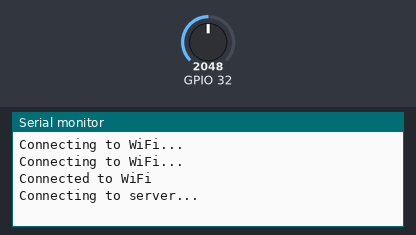
A sketch run on a simulated ESP32. Shown: the last lines printed to the serial monitor. Inputs (shaded band) come from the test bench; at power-on: GPIO 32 = 2048. WiFi joins after 1.5 s; servers stay silent unless stated.

Above: at 3.2 s.
3.3 s: GPIO 32 set to 2866
At 3.9 s:
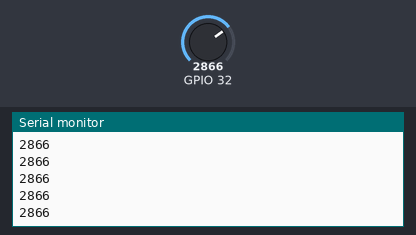
4.8 s: GPIO 32 set to 3603
At 4.8 s:
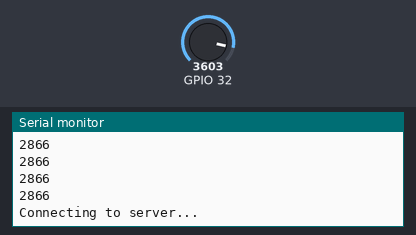
Timing chart, 0 to 7.8 s (numbered marks = the images above; inputs shaded):
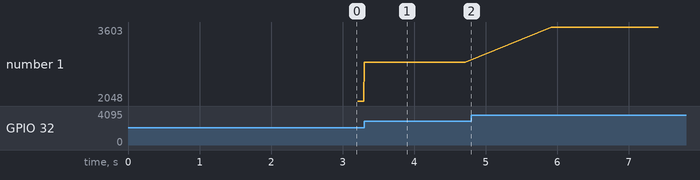

Measured:
- after the input at 3.3 s, the serial monitor: prints a new line at once (image 1)
- plotted number 1: 2048 → 2866 after the input at 3.3 s, 2866 → 3603 after the input at 4.8 s

The sketch:

WifiClient-ESP32.ino
```cpp
#include <WiFi.h>


void datasend(void);

const char *ssid = "YOUR_SSID";
const char *password = "YOUR_PASSWORD";
//const char *ssid = "YOUR_SSID_2";
//const char *password = "YOUR_PASSWORD_2";
//const char *server_ip = "192.168.43.1"; //python is server
const char *server_ip = "130.229.139.196"; //python is server
int server_port = 12345;

WiFiClient client;

void setup() {

  Serial.begin(115200);
  delay(10);

  // Set WiFi transmit power in dBm (between 0 and 20)
  WiFi.setTxPower(WIFI_POWER_19_5dBm );
  //  typedef enum {
  //    WIFI_POWER_19_5dBm = 78,// 19.5dBm
  //    WIFI_POWER_19dBm = 76,// 19dBm
  //    WIFI_POWER_18_5dBm = 74,// 18.5dBm
  //    WIFI_POWER_17dBm = 68,// 17dBm
  //    WIFI_POWER_15dBm = 60,// 15dBm
  //    WIFI_POWER_13dBm = 52,// 13dBm
  //    WIFI_POWER_11dBm = 44,// 11dBm
  //    WIFI_POWER_8_5dBm = 34,// 8.5dBm
  //    WIFI_POWER_7dBm = 28,// 7dBm
  //    WIFI_POWER_5dBm = 20,// 5dBm
  //    WIFI_POWER_2dBm = 8,// 2dBm
  //    WIFI_POWER_MINUS_1dBm = -4// -1dBm
  //} wifi_power_t;

  // Connect to WiFi
  WiFi.begin(ssid, password);
  while (WiFi.status() != WL_CONNECTED) {
    delay(1000);
    Serial.println("Connecting to WiFi...");
  }
  Serial.println("Connected to WiFi");

}


void loop() {

  // Not connect to the server
  if (!client.connected()) {

    Serial.println("Connecting to server...");
    delay(1000);
    if (client.connect(server_ip, server_port)) {
      Serial.println("Connected to server");
      client.println("Hello from ESP32!"); // Send data to the server
    }
    else {
      Serial.println("Connection failed");
    }
  }
  // connected to the server
  else {
    datasend();
  }
}


int bufferSize=50; 	// Calculate the required buffer size
int num; 			// number of bytes to sent through WIFI
void datasend(void) {

  int sensorValue = analogRead(32);

  //Ensure that the data for transmission remains a fixed number of bytes every time
  char *buffer = new char[bufferSize]; // Dynamically allocate buffer
  sprintf(buffer, "%04d@", sensorValue);

  // Now, you can send the formatted data to the WIFI server
  num = client.print(buffer);

  // Also print data in serial port, to check it with tcp/ip data
  Serial.println(sensorValue);

  // Free dynamically allocated memory
  delete[] buffer;

  // Ensure that all data has been sent before doing anything else.
  client.flush();

  delay(2); // Wait for a while before reconnecting
}
```
